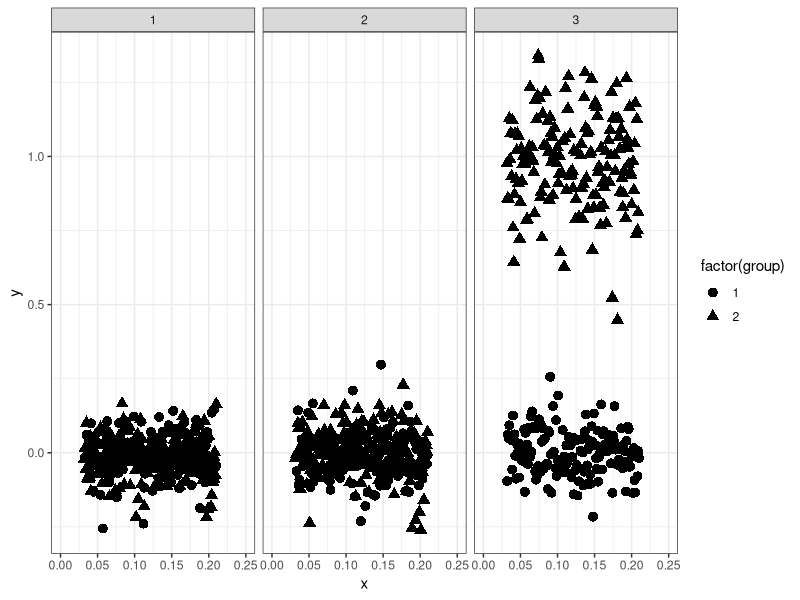
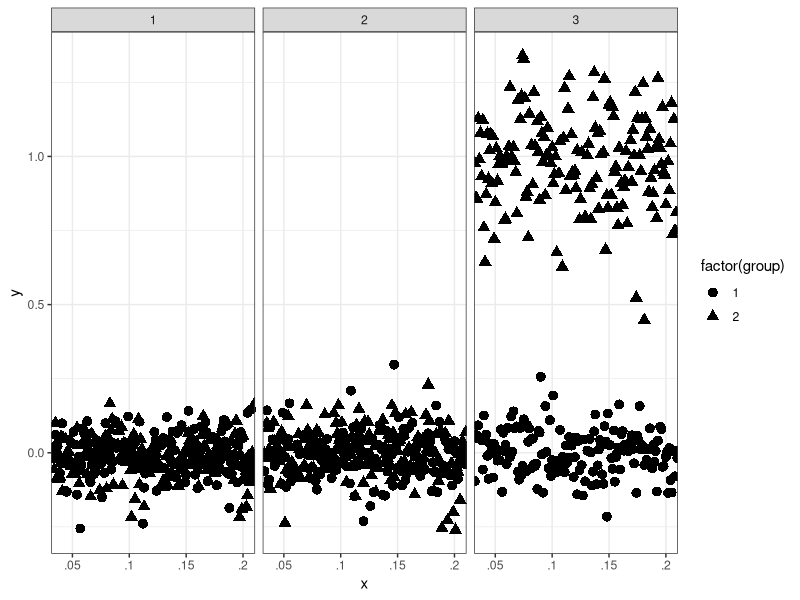
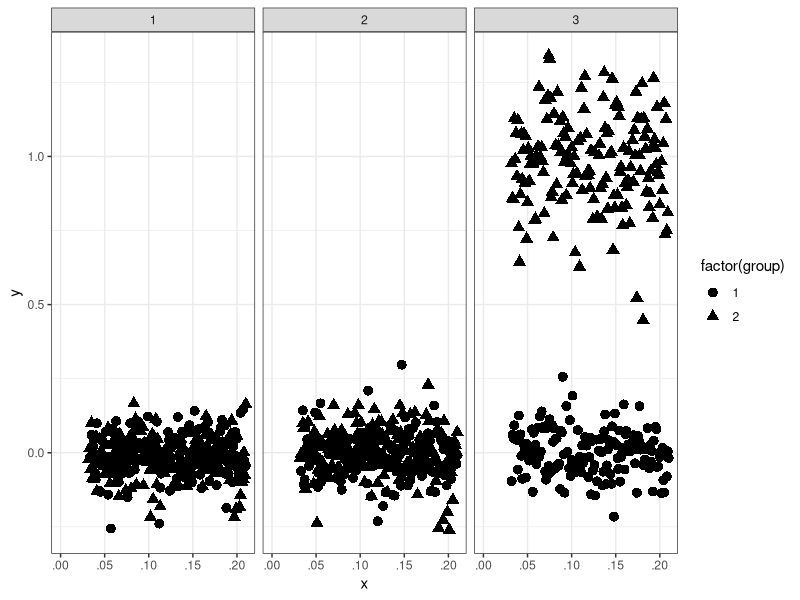

These charts were generated, in order, by the following R code:
## ---- chunk 1
# Sim some data
simdata <- data.frame(x = runif(2400, min = .032, max = .210),
                      y = c(rnorm(2000, mean = 0, sd = .1), 
                            rnorm(400, mean = 1, sd = .25)),
                      group = c(sample(1:2, 1600, replace = TRUE),
                                rep(1, 400), 
                                rep(2, 400)),
                      facet = rep(1:3, each = 800))
## ---- chunk 2
with(simdata, tapply(y, group, mean))
with(simdata, tapply(y, facet, mean))
with(simdata, tapply(y, interaction(group, facet), mean))
## ---- chunk 3
# round value to .001 and aggregate
simdata$x_rd <- round(simdata$x, 3)

# aggregate
library(dplyr)
simdata_agg <- simdata %>%
  group_by(x_rd, group, facet) %>%
  summarise(y = mean(y))
simdata_agg 
## ---- chunk 4
library(ggplot2)
p <- ggplot(simdata_agg, aes(x = x_rd, y = y, shape = factor(group))) + 
  theme_bw()
p + geom_point(size = 3) + facet_grid(. ~ facet) + 
  scale_x_continuous("x", limits = c(0, .25), 
                     breaks = seq(0, .25, .05))
## ---- chunk 5
simdata_agg$x_char <- as.character(simdata_agg$x_rd)
simdata_agg$x_char <- gsub("^0", "", simdata_agg$x_char)
p <- ggplot(simdata_agg, aes(x = x_char, y = y, shape = factor(group))) + 
  theme_bw()
p + geom_point(size = 3) + facet_grid(. ~ facet) + 
  scale_x_discrete("x", breaks = c('.00', '.05', '.1', '.15', '.2', '.25'))
## ---- chunk 6
# Reset aggregation vector
simdata_agg <- simdata %>%
  group_by(x_rd, group, facet) %>%
  summarise(y = mean(y))

# Add values
simdata_agg <- rbind(data.frame(x_rd = seq(0, .031, .001),
                                group = rep(1, 32),
                                facet = rep(1, 32),
                                y = rep(0, 32)),
                     simdata_agg)

# Create a new variable to use for transparent points
simdata_agg$alpha <- ifelse(simdata_agg$x_rd < .032, 0, 1)

# Create x_char variable again
simdata_agg$x_char <- as.character(simdata_agg$x_rd)
simdata_agg$x_char <- gsub("^0", "", simdata_agg$x_char)

# Needed formatting
simdata_agg$x_char <- ifelse(simdata_agg$x_char == '', '.00',
                             simdata_agg$x_char)
simdata_agg$x_char <- ifelse(simdata_agg$x_char == '.2', '.20',
                             simdata_agg$x_char)
simdata_agg$x_char <- ifelse(simdata_agg$x_char == '.1', '.10',
                             simdata_agg$x_char)

# Final plot
p <- ggplot(simdata_agg, aes(x = x_char, y = y, shape = factor(group))) + 
  theme_bw()
p + geom_point(aes(alpha = factor(alpha)), size = 3) + 
  facet_grid(. ~ facet) + 
  scale_x_discrete("x", breaks = c('.00', '.05', '.10', '.15', '.20'),
                   expand = c(.05, .05)) + 
  scale_alpha_discrete(guide = FALSE, range = c(0, 1))
